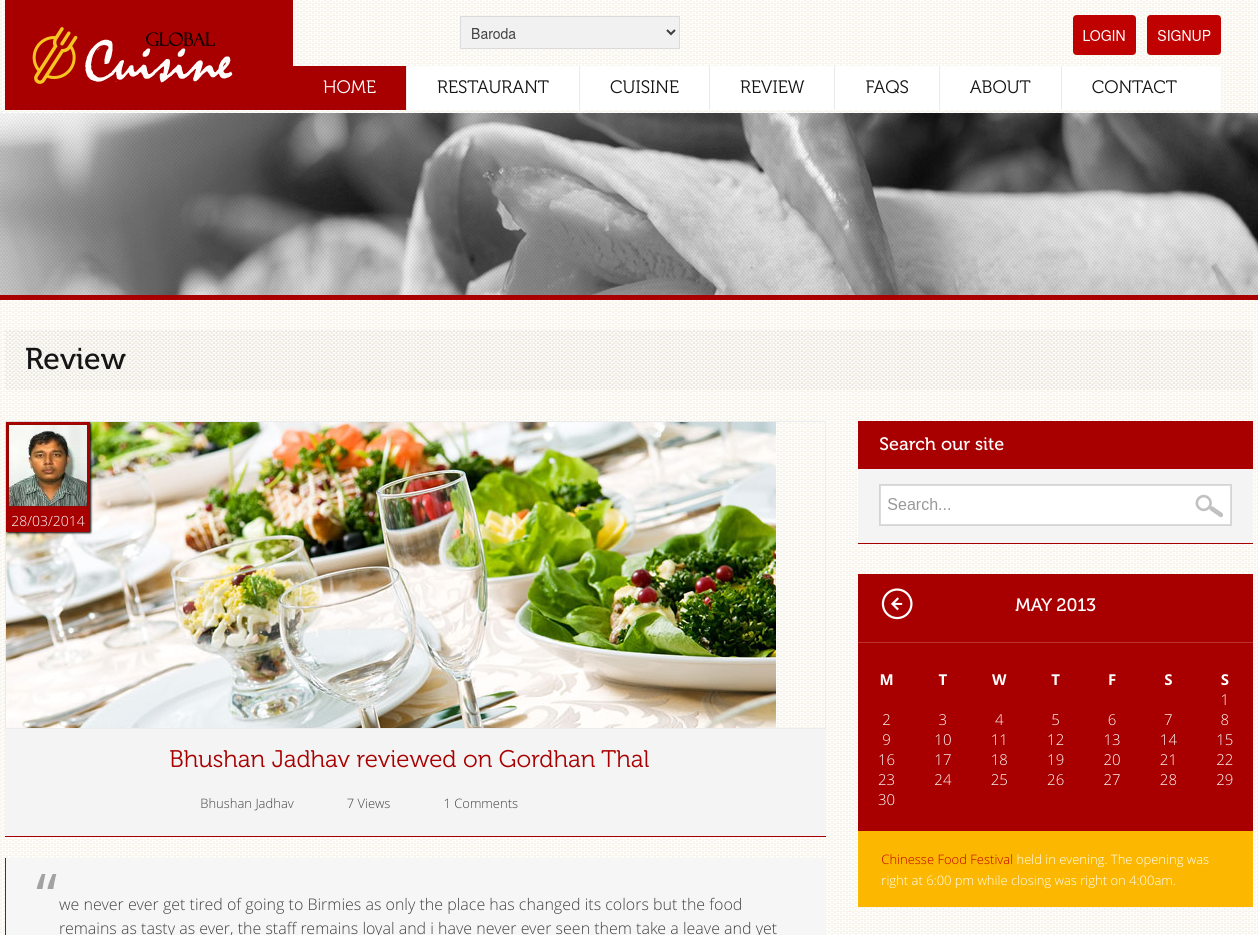
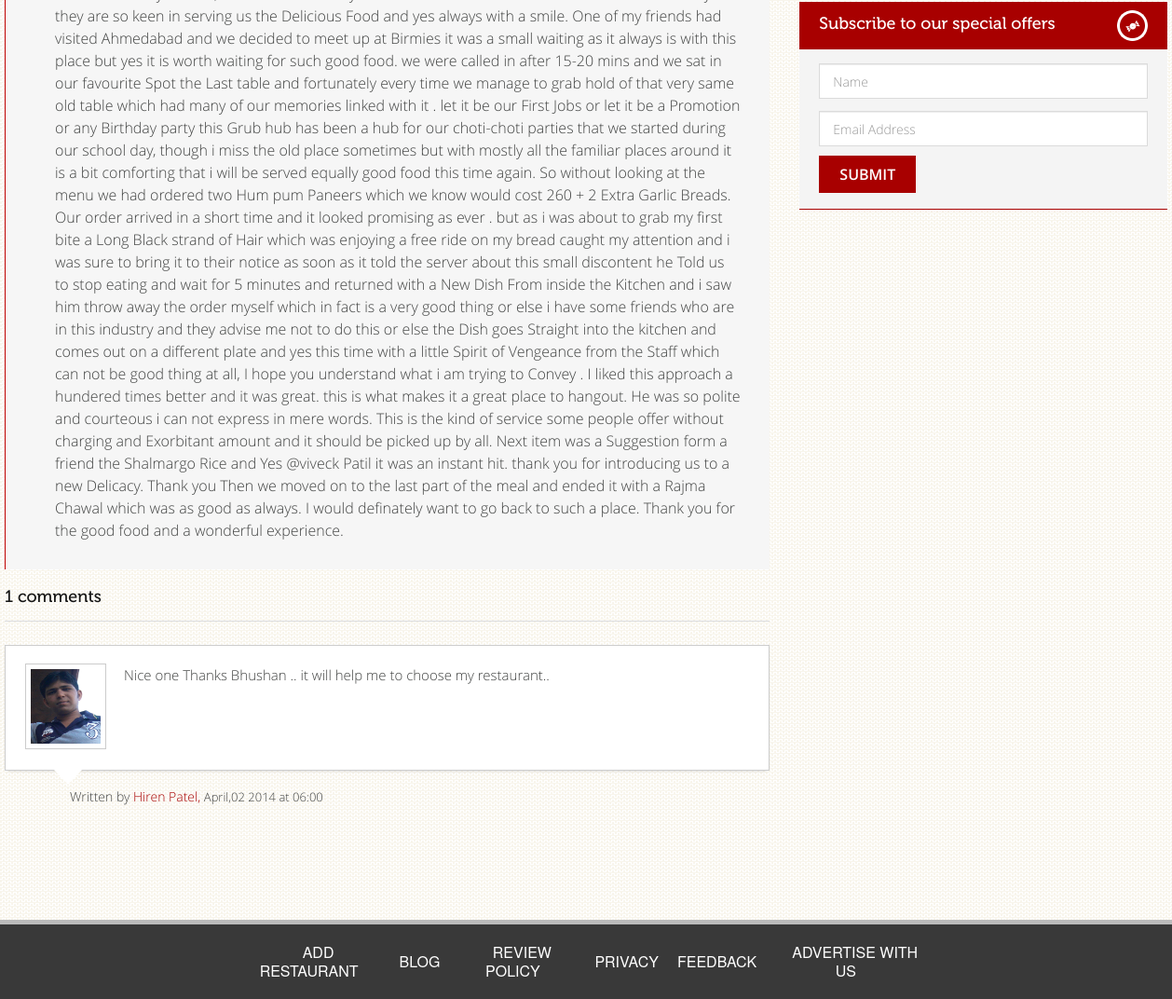
/review-detail.php?qry=2, run on the app's committed database (2 pictures, top to bottom).
### tables this page shows
CREATE TABLE IF NOT EXISTS `foodie_detail` (
  `foodie_id` int(11) NOT NULL AUTO_INCREMENT,
  `foodie_name` varchar(30) NOT NULL,
  `foodie_email` varchar(50) NOT NULL,
  `foodie_password` varchar(100) NOT NULL,
  `foodie_contact` varchar(10) NOT NULL,
  `foodie_address` varchar(50) NOT NULL,
  `foodie_photo` varchar(50) NOT NULL,
  `foodie_reg_date` timestamp NOT NULL DEFAULT CURRENT_TIMESTAMP,
  `foodie_status` int(1) NOT NULL DEFAULT '0',
  `foodie_gender` varchar(6) NOT NULL,
  `code` varchar(100) NOT NULL,
  PRIMARY KEY (`foodie_id`)
);

CREATE TABLE IF NOT EXISTS `review` (
  `review_id` int(11) NOT NULL AUTO_INCREMENT,
  `review_text` text NOT NULL,
  `foodie_id` int(11) NOT NULL,
  `rest_id` int(11) NOT NULL,
  `review_date` timestamp NOT NULL DEFAULT CURRENT_TIMESTAMP,
  `review_status` int(1) NOT NULL DEFAULT '0',
  PRIMARY KEY (`review_id`)
);

CREATE TABLE IF NOT EXISTS `restaurant_detail` (
  `rest_id` int(11) NOT NULL AUTO_INCREMENT,
  `rest_name` varchar(50) NOT NULL,
  `rest_address` text NOT NULL,
  `rest_contact` varchar(15) NOT NULL,
  `rest_cost` int(5) NOT NULL,
  `rest_payment` varchar(30) NOT NULL,
  `rest_reservation` varchar(25) NOT NULL,
  `rest_time1_on` time NOT NULL,
  `rest_time1_off` time NOT NULL,
  `rest_time2_on` time NOT NULL,
  `rest_time2_off` time NOT NULL,
  `city_id` int(11) NOT NULL,
  `locality_id` int(11) NOT NULL,
  `rest_seo_name` varchar(20) NOT NULL,
  `rest_mobile` varchar(15) NOT NULL,
  `rest_cuisine_id` varchar(50) NOT NULL,
  `rest_air_con` int(1) NOT NULL DEFAULT '0',
  `rest_wifi` int(1) NOT NULL DEFAULT '0',
  `rest_live_music` int(1) NOT NULL DEFAULT '0',
  `rest_candle_light` int(1) NOT NULL DEFAULT '0',
  `rest_parking` int(1) NOT NULL DEFAULT '0',
  `rest_dine_in` int(1) NOT NULL DEFAULT '0',
  `rest_delivery` int(1) NOT NULL DEFAULT '0',
  `rest_catering` int(1) NOT NULL DEFAULT '0',
  `rest_take_away` int(1) NOT NULL DEFAULT '0',
  `rest_pure_veg` int(1) NOT NULL DEFAULT '0',
  `rest_bar` int(1) NOT NULL DEFAULT '0',
  `rest_reg_date` timestamp NOT NULL DEFAULT CURRENT_TIMESTAMP ON UPDATE CURRENT_TIMESTAMP,
  `rest_owner` varchar(30) NOT NULL,
  `rest_email` varchar(30) NOT NULL,
  `rest_website` varchar(50) NOT NULL,
  `rest_status` int(1) NOT NULL DEFAULT '0',
  `rest_visit_counter` bigint(20) NOT NULL,
  `rest_password` varchar(60) NOT NULL,
  `code` varchar(100) NOT NULL,
  `rest_map` varchar(600) NOT NULL,
  PRIMARY KEY (`rest_id`)
);

CREATE TABLE IF NOT EXISTS `comment` (
  `comment_id` int(11) NOT NULL AUTO_INCREMENT,
  `comment_text` text NOT NULL,
  `review_id` int(11) NOT NULL,
  `foodie_id` int(11) NOT NULL,
  `comment_date` timestamp NOT NULL DEFAULT CURRENT_TIMESTAMP,
  `comment_status` int(1) NOT NULL DEFAULT '0',
  PRIMARY KEY (`comment_id`)
);

### review-detail.php (the view, shortened to what this page needs)
<?php
$review_id = mysql_real_escape_string($_GET['qry']);
$query = "select f.foodie_name,f.foodie_photo,r.rest_name,l.locality_name,rw.*
          from foodie_detail f,restaurant_detail r, locality l,review rw
          where rw.foodie_id=f.foodie_id and rw.rest_id=r.rest_id and r.locality_id=l.locality_id and rw.review_id='{$review_id}'";
$result = mysql_query($query) or die(mysql_error());
$row = mysql_fetch_array($result);
if ($row) {
  $date1 = explode(" ", $row['review_date']);
  $date2 = explode("-", $date1[0]);
  $day = $date2[2];
  $month = $date2[1];
  $year = $date2[0];
  $foodie_photo = $row['foodie_photo'];
  if ($foodie_photo == "") {
    $foodie_photo = "admin-panel/photo/not_avail.png";
  } else {
    $foodie_photo = "admin-panel/photo/foodie-photo/{$row['foodie_photo']}";
  }
  $data = $row['review_text'];
  $foodie_name = $row['foodie_name'];
  $rest_name = $row['rest_name'];
}
$query = "select count(review_id) as total_comment from comment where review_id='{$review_id}' and comment_status='1'";
$result = mysql_query($query) or die(mysql_error());
$row = mysql_fetch_array($result);
$total_commment = $row['total_comment'];
$query = "select count(review_id) as total_view from review_visit where review_id='{$review_id}'";
$result = mysql_query($query) or die(mysql_error());
$row = mysql_fetch_array($result);
$total_view = $row['total_view'];
?>
<!doctype html>
<html lang="en">
  <head>
    <?php
    include './theme-part/header-script.php';
    ?>
  </head>
  <body>
    <div id="wrapper">
      <header id="header">
        <div class="container">
          <?php
          include './theme-part/header.php';
          ?>
        </div>
      </header>
      <section id="banner" class="height">
        <div class="contact-banner"><img src="images/inner-banner-3.jpg" alt="img"></div>
      </section>
      <section id="content" class="container">
        <section class="blog-page-section">
          <div class="row-fluid">
            <div class="span12">
              <div class="heading">
                <h1>Review</h1>
              </div>
            </div>
            <div class="row-fluid">
              <div class="span8">
                <div class="post-box-outer">
                  <ul>
                    <li>
                      <div class="post-box">
                        <div class="post-frame"> <img src="images/post-img1.jpg" alt="img">
                          <div class="post-date"> <img src='<?php echo $foodie_photo; ?>' style='height:83px;width:80px;border: #910b03 solid 1px'> <strong class="date"><?php echo "{$day}/{$month}/{$year}"; ?></strong> </div>
                        </div>
                        <div class="post-detail">
                          <h2><?php echo "{$foodie_name} reviewed on {$rest_name}"; ?></h2>
                          <ul>
                            <li><?php echo "{$foodie_name}"; ?></li>
                            <li><?php echo $total_view; ?> Views</li>
                            <li><?php echo $total_commment; ?> Comments</li>
                          </ul>
                        </div>
                        <blockquote class="blog-blockquote">
                          <p><?php echo $data; ?></p>
                        </blockquote>
                      </div>
                    </li>
                  </ul>
                </div>
                <?php
                echo "<div class='comment-box'>
                  <div class='comment-row'><strong class='comment'>{$total_commment} comments</strong>";
                echo "</div> <div class='comments'> <ul>";
                $query = "SELECT c.*,f.foodie_name,f.foodie_photo FROM comment c,foodie_detail f
                          WHERE c.foodie_id=f.foodie_id and c.review_id='{$review_id}' and comment_status='1'";
                $result = mysql_query($query) or die(mysql_error());
                while ($row = mysql_fetch_array($result)) {
                  $month_list = array("January", "February", "March", "April", "May", "June", "July", "August", "September", "October", "November", "December");
                  $date1 = explode(" ", $row['comment_date']);
                  $date2 = explode("-", $date1[0]);
                  $time1 = explode(":", $date1[1]);
                  $day = $date2[2];
                  $month = $date2[1] + 0;
                  $year = $date2[0];
                  $hour = $time1[0];
                  $minute = $time1[1];
                  $foodie_name = $row['foodie_name'];
                  $foodie_photo = $row['foodie_photo'];
                  if ($foodie_photo == "") {
                    $foodie_photo = "admin-panel/photo/not_avail.png";
                  } else {
                    $foodie_photo = "admin-panel/photo/foodie-photo/{$row['foodie_photo']}";
                  }
                  $data = $row['comment_text'];
                  echo "<li>
                        <div class='text-outer'>
                          <div class='text'>
                            <div class='comment-frame'><img src='{$foodie_photo}' alt='img' style='height:80px;width:75px;'></div>
                            <p>{$data}</p>
                          </div>
                          <strong class='title'>Written by <span class='red'>{$foodie_name},</span> <span class='small'>{$month_list[$month - 1]},{$day} {$year} at {$hour}:{$minute}</span></strong>
                        </div>
                      </li>";
                }
                echo "</ul>
                  </div>";
                ?>
              </div>
            </div>
            <div class="span4">
              <div class="widget-area">
                <ul>
                  <li>
                    <div class="header">
                      <h2>Search our site</h2>
                    </div>
                    <div class="unique-box">
                      <form action="#" class="widget-form">
                        <div class="form-group">
                          <input name="" type="text" placeholder="Search..." class="widget-input">
                          <input name="" type="submit" value="" class="btn-search">
                        </div>
                      </form>
                    </div>
                  </li>
                  <li>
                    <div class="widget-calendar">
                      <div id="calendar_wrap">
                        <table id="wp-calendar">
                          <caption>
                            may 2013
                          </caption>
                          <thead>
                            <tr>
                              <th title="Monday" scope="col">M</th>
                              <th title="Tuesday" scope="col">T</th>
                              <th title="Wednesday" scope="col">W</th>
                              <th title="Thursday" scope="col">T</th>
                              <th title="Friday" scope="col">F</th>
                              <th title="Saturday" scope="col">S</th>
                              <th title="Sunday" scope="col">S</th>
                            </tr>
                          </thead>
                          <tfoot>
                            <tr>
                              <td id="prev" colspan="3"><a title="View posts for January 2013" href="#">« Jan</a></td>
                              <td class="pad">&nbsp;</td>
                              <td class="pad" id="next" colspan="3">&nbsp;</td>
                            </tr>
                          </tfoot>
                          <tbody>
                            <tr>
                              <td class="pad" colspan="6">&nbsp;</td>
                              <td>1</td>
                            </tr>
                            <tr>
                              <td>2</td>
                              <td>3</td>
                              <td>4</td>
                              <td>5</td>
                              <td>6</td>
                              <td>7</td>
                              <td>8</td>
                            </tr>
                            <tr>
                              <td>9</td>
                              <td>10</td>
                              <td>11</td>
                              <td>12</td>
                              <td>13</td>
                              <td>14</td>
                              <td>15</td>
                            </tr>
                            <tr>
                              <td>16</td>
                              <td>17</td>
                              <td>18</td>
                              <td>19</td>
                              <td>20</td>
                              <td>21</td>
                              <td>22</td>
                            </tr>
                            <tr>
                              <td>23</td>
                              <td>24</td>
                              <td>25</td>
                              <td id="today">26</td>
                              <td>27</td>
                              <td>28</td>
                              <td>29</td>
                            </tr>
                            <tr>
                              <td>30</td>
                              <td colspan="6" class="pad">&nbsp;</td>
                            </tr>
                          </tbody>
                        </table>
                      </div>
                      <div class="calender-bottom"> <strong class="title"><span class="red">Chinesse Food Festival</span> held in evening. The opening was right at 6:00 pm while closing was right on 4:00am. </strong> </div>
                    </div>
                  </li>
                  <li>
                    <div class="header">
                      <h2>Subscribe to our special offers</h2>
                      <span class="icon-6"></span> </div>
                    <div class="unique-box">
                      <form action="#" class="subscribe-form">
                        <input name="" type="text" class="name-input" placeholder="Name">
                        <input name="" type="text" class="name-input" placeholder="Email Address">
                        <input name="" type="submit" class="submit-btn" value="Submit">
                      </form>
                    </div>
                  </li>
                </ul>
              </div>
            </div>
          </div>
          </div>
        </section>
      </section>
      <?php
      include './theme-part/footer.php';
      ?>
    </div>
  </body>
</html>

### css/colors.css (style rules this page uses)
.accordion-heading.active a, .caption-right strong.title, #carousel .flex-direction-nav, .caption-right strong.title, .accordion-list li .frame strong.price, .featured-slider .caption strong.price, .left-box .head strong.date, .food-critic-header, .review-box a.btn-review, .food-detail ul li strong.date, .calendar-left, .bottom-sec, .chef-box .text .head, .post-date, .post-box a.btn-read, .widget-area .header, .btn-send, .featured-slider-area a.btn-follow, .btn-book-now, #calendar_wrap, .submit-btn, .btn-submit2, .btn-continue, .logo, .accordion-heading .accordion-toggle:hover, .mCSB_scrollTools .mCSB_draggerRail, .navbar-inverse .btn-navbar, .top-nav .navbar-inverse .nav li.dropdown.open > .dropdown-toggle, .navbar-inverse .nav li.dropdown.active > .dropdown-toggle, .navbar-inverse .nav li.dropdown.open.active > .dropdown-toggle, .caption-center, .faq-tabs .nav-tabs > .active > a, .nav-tabs > .active > a:hover, .nav-tabs > .active > a:focus, .faq-tabs .nav > li > a:hover, .nav > li > a:focus, .accordion-heading.active, .accordion-heading .accordion-toggle:hover, .accordion-heading .accordion-toggle.active, .top-nav ul li a:hover, .top-nav .dropdown-menu > li > a:hover, .dropdown-menu > li > a:focus, .dropdown-submenu:hover > a, .dropdown-submenu:focus > a, .navbar .nav li.dropdown.open > .dropdown-toggle, .navbar .nav li.dropdown.active > .dropdown-toggle, .navbar .nav li.dropdown.open.active > .dropdown-toggle, .location-map-head, a.back-top, .bx-wrapper .bx-pager a:hover, .bx-wrapper .bx-pager a.active, .post-date { background-color: #A80000 !important; }
.accordion-heading.active a, .caption-right strong.title, .accordion-list li .frame strong.price, .featured-slider .caption strong.price, .left-box .head strong.date, .food-critic-header h3, .review-box a.btn-review, .food-detail ul li strong.date, .calendar-left strong.day, .calendar-left strong.date,.calendar-left strong.title, .bottom-sec a.week, .chef-box .text .head h5, .post-date strong.date, .post-box a.btn-read, .widget-area .header h2, .btn-send, .featured-slider-area a.btn-follow, .btn-book-now, #wp-calendar caption, #wp-calendar thead, #wp-calendar tbody td, .submit-btn, .btn-submit2, .btn-continue, .accordion-heading .accordion-toggle:hover, .btn-review, .accordion-heading.active, .accordion-heading .accordion-toggle:hover, .accordion-heading .accordion-toggle.active, .top-nav ul li a:hover, .top-nav .dropdown-menu > li > a:hover, .dropdown-menu > li > a:focus, .dropdown-submenu:hover > a, .dropdown-submenu:focus > a, .navbar .nav li.dropdown.open > .dropdown-toggle, .navbar .nav li.dropdown.active > .dropdown-toggle, .navbar .nav li.dropdown.open.active > .dropdown-toggle, .caption-center strong.title, .icon-arrow-right, .btn-submit-3, .product-text-box-4 a.price { color:#fff !important; }
.events-box-head,.left-box .head, .food-detail, .unique-box, .post-detail, #header, .btn-review, #banner { border-color:#A80000 !important; }

### css/style.css (style rules this page uses)
input,textarea { padding:10px; width:250px; font-size:16px; min-height: 18px; }
strong { font-weight: bold; }
*, *:after, *:before { -webkit-box-sizing: border-box; -moz-box-sizing: border-box; box-sizing: border-box; }

### data on the page
foodie_detail: foodie_photo (picture), review.review_date "28", review.review_date "03", review.review_date "2014", foodie_name "Bhushan Jadhav", restaurant_detail.rest_name "Gordhan Thal", review.review_text "we never ever get tired of going to Birmies as only the place has changed its colors but the food remains as tasty as ever, the staff remains loyal and i have never ever seen them take a leave and yet they are so keen in serving us the Delicious Food and yes always with a smile. One of my friends had visited Ahmedabad and we decided to meet up at Birmies it was a small waiting as it always is with this place but yes it is worth waiting for such good food. we were called in after 15-20 mins and we sat in our favourite Spot the Last table and fortunately every time we manage to grab hold of that very same old table which had many of our memories linked with it . let it be our First Jobs or…"
comment: foodie.foodie_photo (picture), comment_text "Nice one Thanks Bhushan .. it will help me to choose my restaurant..", foodie.foodie_name "Hiren Patel", comment_date "April", comment_date "02", comment_date "2014", comment_date "06", comment_date "00"

### other printed values
$total_view "7"
$total_commment "1"
form field city_id "Baroda"
